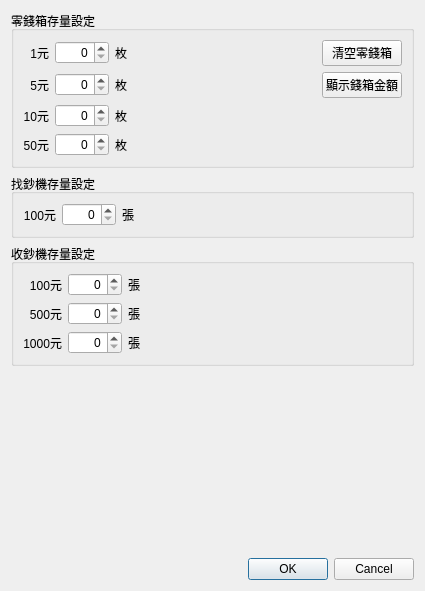
<?xml version="1.0" encoding="UTF-8"?>
<ui version="4.0">
 <class>Dialog_cashier_machine_settings</class>
 <widget class="QDialog" name="Dialog_cashier_machine_settings">
  <property name="windowModality">
   <enum>Qt::NonModal</enum>
  </property>
  <property name="geometry">
   <rect>
    <x>0</x>
    <y>0</y>
    <width>425</width>
    <height>591</height>
   </rect>
  </property>
  <property name="sizePolicy">
   <sizepolicy hsizetype="Preferred" vsizetype="Preferred">
    <horstretch>0</horstretch>
    <verstretch>0</verstretch>
   </sizepolicy>
  </property>
  <property name="windowTitle">
   <string>日期選擇</string>
  </property>
  <layout class="QGridLayout" name="gridLayout">
   <item row="1" column="0">
    <widget class="QGroupBox" name="groupBox_calendar_2">
     <property name="title">
      <string>找鈔機存量設定</string>
     </property>
     <property name="flat">
      <bool>true</bool>
     </property>
     <layout class="QGridLayout" name="gridLayout_3">
      <item row="0" column="0">
       <widget class="QLabel" name="label_5">
        <property name="minimumSize">
         <size>
          <width>0</width>
          <height>0</height>
         </size>
        </property>
        <property name="text">
         <string>100元</string>
        </property>
        <property name="alignment">
         <set>Qt::AlignRight|Qt::AlignTrailing|Qt::AlignVCenter</set>
        </property>
       </widget>
      </item>
      <item row="0" column="2">
       <widget class="QLabel" name="label_6">
        <property name="text">
         <string>張</string>
        </property>
       </widget>
      </item>
      <item row="0" column="1">
       <widget class="QSpinBox" name="spinBox_100">
        <property name="alignment">
         <set>Qt::AlignRight|Qt::AlignTrailing|Qt::AlignVCenter</set>
        </property>
        <property name="maximum">
         <number>1000</number>
        </property>
       </widget>
      </item>
      <item row="0" column="3">
       <spacer name="horizontalSpacer_2">
        <property name="orientation">
         <enum>Qt::Horizontal</enum>
        </property>
        <property name="sizeHint" stdset="0">
         <size>
          <width>40</width>
          <height>20</height>
         </size>
        </property>
       </spacer>
      </item>
     </layout>
    </widget>
   </item>
   <item row="3" column="0">
    <spacer name="verticalSpacer">
     <property name="orientation">
      <enum>Qt::Vertical</enum>
     </property>
     <property name="sizeHint" stdset="0">
      <size>
       <width>20</width>
       <height>40</height>
      </size>
     </property>
    </spacer>
   </item>
   <item row="0" column="0">
    <widget class="QGroupBox" name="groupBox_calendar">
     <property name="title">
      <string>零錢箱存量設定</string>
     </property>
     <property name="flat">
      <bool>true</bool>
     </property>
     <layout class="QGridLayout" name="gridLayout_2">
      <item row="2" column="0">
       <widget class="QLabel" name="label_3">
        <property name="text">
         <string>10元</string>
        </property>
        <property name="alignment">
         <set>Qt::AlignRight|Qt::AlignTrailing|Qt::AlignVCenter</set>
        </property>
       </widget>
      </item>
      <item row="0" column="0">
       <widget class="QLabel" name="label">
        <property name="minimumSize">
         <size>
          <width>0</width>
          <height>0</height>
         </size>
        </property>
        <property name="text">
         <string>1元</string>
        </property>
        <property name="alignment">
         <set>Qt::AlignRight|Qt::AlignTrailing|Qt::AlignVCenter</set>
        </property>
       </widget>
      </item>
      <item row="0" column="2">
       <widget class="QLabel" name="label_7">
        <property name="text">
         <string>枚</string>
        </property>
       </widget>
      </item>
      <item row="1" column="0">
       <widget class="QLabel" name="label_2">
        <property name="text">
         <string>5元</string>
        </property>
        <property name="alignment">
         <set>Qt::AlignRight|Qt::AlignTrailing|Qt::AlignVCenter</set>
        </property>
       </widget>
      </item>
      <item row="0" column="1">
       <widget class="QSpinBox" name="spinBox_1">
        <property name="alignment">
         <set>Qt::AlignRight|Qt::AlignTrailing|Qt::AlignVCenter</set>
        </property>
        <property name="maximum">
         <number>1000</number>
        </property>
       </widget>
      </item>
      <item row="1" column="2">
       <widget class="QLabel" name="label_8">
        <property name="text">
         <string>枚</string>
        </property>
       </widget>
      </item>
      <item row="2" column="1">
       <widget class="QSpinBox" name="spinBox_10">
        <property name="alignment">
         <set>Qt::AlignRight|Qt::AlignTrailing|Qt::AlignVCenter</set>
        </property>
        <property name="maximum">
         <number>1000</number>
        </property>
       </widget>
      </item>
      <item row="3" column="0">
       <widget class="QLabel" name="label_4">
        <property name="text">
         <string>50元</string>
        </property>
        <property name="alignment">
         <set>Qt::AlignRight|Qt::AlignTrailing|Qt::AlignVCenter</set>
        </property>
       </widget>
      </item>
      <item row="3" column="2">
       <widget class="QLabel" name="label_10">
        <property name="text">
         <string>枚</string>
        </property>
       </widget>
      </item>
      <item row="2" column="2">
       <widget class="QLabel" name="label_9">
        <property name="text">
         <string>枚</string>
        </property>
       </widget>
      </item>
      <item row="1" column="1">
       <widget class="QSpinBox" name="spinBox_5">
        <property name="alignment">
         <set>Qt::AlignRight|Qt::AlignTrailing|Qt::AlignVCenter</set>
        </property>
        <property name="maximum">
         <number>1000</number>
        </property>
       </widget>
      </item>
      <item row="3" column="1">
       <widget class="QSpinBox" name="spinBox_50">
        <property name="alignment">
         <set>Qt::AlignRight|Qt::AlignTrailing|Qt::AlignVCenter</set>
        </property>
        <property name="maximum">
         <number>1000</number>
        </property>
       </widget>
      </item>
      <item row="0" column="4">
       <widget class="QPushButton" name="pushButton_reset_coin_box">
        <property name="text">
         <string>清空零錢箱</string>
        </property>
       </widget>
      </item>
      <item row="0" column="3">
       <spacer name="horizontalSpacer_3">
        <property name="orientation">
         <enum>Qt::Horizontal</enum>
        </property>
        <property name="sizeHint" stdset="0">
         <size>
          <width>40</width>
          <height>20</height>
         </size>
        </property>
       </spacer>
      </item>
      <item row="1" column="4">
       <widget class="QPushButton" name="pushButton_show_income">
        <property name="text">
         <string>顯示錢箱金額</string>
        </property>
       </widget>
      </item>
     </layout>
    </widget>
   </item>
   <item row="4" column="0">
    <widget class="QDialogButtonBox" name="buttonBox">
     <property name="orientation">
      <enum>Qt::Horizontal</enum>
     </property>
     <property name="standardButtons">
      <set>QDialogButtonBox::Cancel|QDialogButtonBox::Ok</set>
     </property>
     <property name="centerButtons">
      <bool>false</bool>
     </property>
    </widget>
   </item>
   <item row="2" column="0">
    <widget class="QGroupBox" name="groupBox_calendar_3">
     <property name="title">
      <string>收鈔機存量設定</string>
     </property>
     <property name="flat">
      <bool>true</bool>
     </property>
     <layout class="QGridLayout" name="gridLayout_4">
      <item row="1" column="1">
       <widget class="QSpinBox" name="spinBox_tnv500">
        <property name="alignment">
         <set>Qt::AlignRight|Qt::AlignTrailing|Qt::AlignVCenter</set>
        </property>
        <property name="maximum">
         <number>1000</number>
        </property>
       </widget>
      </item>
      <item row="1" column="0">
       <widget class="QLabel" name="label_13">
        <property name="text">
         <string>500元</string>
        </property>
        <property name="alignment">
         <set>Qt::AlignRight|Qt::AlignTrailing|Qt::AlignVCenter</set>
        </property>
       </widget>
      </item>
      <item row="0" column="0">
       <widget class="QLabel" name="label_11">
        <property name="minimumSize">
         <size>
          <width>0</width>
          <height>0</height>
         </size>
        </property>
        <property name="text">
         <string>100元</string>
        </property>
        <property name="alignment">
         <set>Qt::AlignRight|Qt::AlignTrailing|Qt::AlignVCenter</set>
        </property>
       </widget>
      </item>
      <item row="0" column="1">
       <widget class="QSpinBox" name="spinBox_tnv100">
        <property name="alignment">
         <set>Qt::AlignRight|Qt::AlignTrailing|Qt::AlignVCenter</set>
        </property>
        <property name="maximum">
         <number>1000</number>
        </property>
       </widget>
      </item>
      <item row="0" column="2">
       <widget class="QLabel" name="label_12">
        <property name="text">
         <string>張</string>
        </property>
       </widget>
      </item>
      <item row="0" column="3">
       <spacer name="horizontalSpacer_4">
        <property name="orientation">
         <enum>Qt::Horizontal</enum>
        </property>
        <property name="sizeHint" stdset="0">
         <size>
          <width>40</width>
          <height>20</height>
         </size>
        </property>
       </spacer>
      </item>
      <item row="2" column="0">
       <widget class="QLabel" name="label_14">
        <property name="text">
         <string>1000元</string>
        </property>
        <property name="alignment">
         <set>Qt::AlignRight|Qt::AlignTrailing|Qt::AlignVCenter</set>
        </property>
       </widget>
      </item>
      <item row="2" column="1">
       <widget class="QSpinBox" name="spinBox_tnv1000">
        <property name="alignment">
         <set>Qt::AlignRight|Qt::AlignTrailing|Qt::AlignVCenter</set>
        </property>
        <property name="maximum">
         <number>1000</number>
        </property>
       </widget>
      </item>
      <item row="1" column="2">
       <widget class="QLabel" name="label_15">
        <property name="text">
         <string>張</string>
        </property>
       </widget>
      </item>
      <item row="2" column="2">
       <widget class="QLabel" name="label_16">
        <property name="text">
         <string>張</string>
        </property>
       </widget>
      </item>
     </layout>
    </widget>
   </item>
  </layout>
 </widget>
 <resources/>
 <connections>
  <connection>
   <sender>buttonBox</sender>
   <signal>accepted()</signal>
   <receiver>Dialog_cashier_machine_settings</receiver>
   <slot>accept()</slot>
   <hints>
    <hint type="sourcelabel">
     <x>248</x>
     <y>254</y>
    </hint>
    <hint type="destinationlabel">
     <x>157</x>
     <y>274</y>
    </hint>
   </hints>
  </connection>
  <connection>
   <sender>buttonBox</sender>
   <signal>rejected()</signal>
   <receiver>Dialog_cashier_machine_settings</receiver>
   <slot>reject()</slot>
   <hints>
    <hint type="sourcelabel">
     <x>316</x>
     <y>260</y>
    </hint>
    <hint type="destinationlabel">
     <x>286</x>
     <y>274</y>
    </hint>
   </hints>
  </connection>
 </connections>
</ui>
